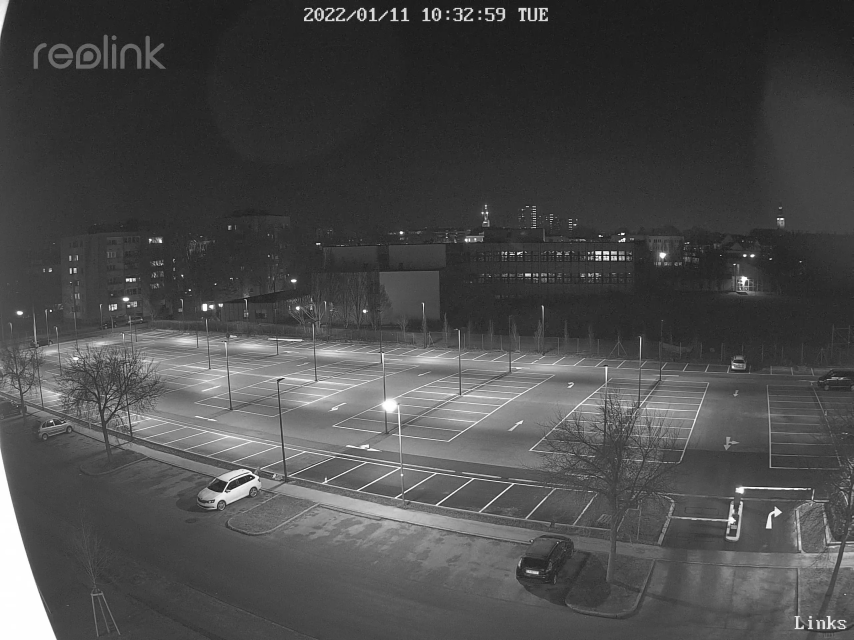
#> input picture data/raw/fh_left.jpg, 2560 x 1920 px (shown at 1/3 size)
$ python -i main.py   (imports and definitions only)
#> lines starting #> are read from the running program, lines starting #| are printed output that depends on the picture; after the words box and inside, x2 and y2 are one past the last pixel; in counts of white or black regions, pixels touching at a corner belong together
import getopt
import math
import pickle
import sys
import operator
import cv2
import numpy as np

RAW_IMAGE_DIRECTORY = '../data/raw/'
PROCESSED_IMAGE_DIRECTORY = '../data/processed/'
EXAMPLE_IMAGE_DIRECTORY = '../data/examples/'

positionList = None
imgOffsetX = 0


def rotateRect(origin, point, angle):
    angle = math.radians(angle)
    originX, originY = origin
    pointX, pointY = point

    qx = originX + math.cos(angle) * (pointX - originX) - math.sin(angle) * (pointY - originY)
    qy = originY + math.sin(angle) * (pointX - originX) + math.cos(angle) * (pointY - originY)

    return int(qx), int(qy)


def getPolygonCenter(polygon):
    xSum = 0
    ySum = 0

    for point in polygon:
        xSum += point[0]
        ySum += point[1]

    x = int(xSum / len(polygon))
    y = int(ySum / len(polygon))

    return (x, y)


def getPolygonBounds(polygon):
    xMax = max(polygon, key=operator.itemgetter(0))[0]
    xMin = min(polygon, key=operator.itemgetter(0))[0]
    yMax = max(polygon, key=operator.itemgetter(1))[1]
    yMin = min(polygon, key=operator.itemgetter(1))[1]

    return (xMin, yMin, xMax, yMax)


def checkParkingSpace(preparedImage, image, outputFilename):
    spaceCounter = 0

    for i, position in enumerate(positionList):
        positionCenter = getPolygonCenter(position)
        positionBounds = getPolygonBounds(position)
        positionArray = np.array(position)

        mask = np.zeros_like(preparedImage)
        cv2.fillPoly(mask, [positionArray], (255, 255, 255))
        cv2.imwrite(EXAMPLE_IMAGE_DIRECTORY + 'mask_' + str(i) + '_' + outputFilename, mask)

        out = cv2.bitwise_and(preparedImage, preparedImage, mask=mask)
        cv2.imwrite(EXAMPLE_IMAGE_DIRECTORY + 'out_' + str(i) + '_' + outputFilename, out)
        testOut = cv2.bitwise_and(image, image, mask=mask)
        cv2.imwrite(EXAMPLE_IMAGE_DIRECTORY + 'testOut_' + str(i) + '_' + outputFilename, testOut)
        croppedOut = out[positionBounds[1]:positionBounds[3], positionBounds[0]:positionBounds[2]]
        cv2.imwrite(EXAMPLE_IMAGE_DIRECTORY + 'croppedOut_' + str(i) + '_' + outputFilename, croppedOut)
        testCroppedOut = testOut[positionBounds[1]:positionBounds[3], positionBounds[0]:positionBounds[2]]
        cv2.imwrite(EXAMPLE_IMAGE_DIRECTORY + 'testCropptedOut_' + str(i) + '_' + outputFilename, testCroppedOut)

        whitePixelCount = cv2.countNonZero(croppedOut)
        totalPixelCount = croppedOut.shape[0] * croppedOut.shape[1]
        whitePixelRatio = whitePixelCount / totalPixelCount

        cv2.putText(image, str('%.2f' % whitePixelRatio), positionCenter, cv2.FONT_HERSHEY_SIMPLEX, 0.5, (255, 0, 255))

        if whitePixelRatio < 0.2:
            color = (0, 255, 0)
            thickness = 1
            spaceCounter += 1
        else:
            color = (0, 0, 255)
            thickness = 3

        cv2.polylines(image, [positionArray], True, color, thickness, cv2.LINE_AA)

    cv2.putText(image, f"Free: {spaceCounter}/{len(positionList)}", (int(image.shape[0] / 2), int(image.shape[1] / 2)),
                cv2.FONT_HERSHEY_SIMPLEX, 1, (0, 200, 0))

    print(f'{spaceCounter}/{len(positionList)}')
    cv2.imwrite(PROCESSED_IMAGE_DIRECTORY + outputFilename, image)


def prepareImage(image):
    grayscaledImage = cv2.cvtColor(image, cv2.COLOR_BGR2GRAY)
    blurredImage = cv2.GaussianBlur(grayscaledImage, (3, 3), 1)
    shapedImage = cv2.adaptiveThreshold(blurredImage, 255, cv2.ADAPTIVE_THRESH_GAUSSIAN_C, cv2.THRESH_BINARY_INV, 45,
                                        16)
    medianImage = cv2.medianBlur(shapedImage, 5)
    kernel = np.ones((5, 5), np.uint8)
    dilatedImage = cv2.dilate(medianImage, kernel, iterations=1)

    return dilatedImage


def extractCmdArguments():
    positionListFileName = ''
    leftInputFileName = ''
    rightInputFileName = ''
    stitchedOutputFileName = ''
    processedOutputFileName = ''
    shouldBeCropped = False

    try:
        opts = getopt.getopt(sys.argv[1:], 'l:r:s:o:i:c')[0]
    except Exception as err:
        print(err, file=sys.stderr)
        sys.exit(2)
    for opt, arg in opts:
        if opt == '-l':
            leftInputFileName = arg
        elif opt == '-r':
            rightInputFileName = arg
        elif opt == '-s':
            stitchedOutputFileName = arg
        elif opt == '-o':
            processedOutputFileName = arg
        elif opt == '-i':
            positionListFileName = arg
        elif opt == '-c':
            shouldBeCropped = True
    if ((not leftInputFileName) or (not rightInputFileName) or (not stitchedOutputFileName) or (
            not processedOutputFileName) or (not positionListFileName)):
        print('Not all required options were provided', file=sys.stderr)
        sys.exit(2)
    return leftInputFileName, rightInputFileName, stitchedOutputFileName, processedOutputFileName, positionListFileName, shouldBeCropped


def stitchImages(leftImageName, rightImageName, stichedImageName):
    leftImage = cv2.imread(RAW_IMAGE_DIRECTORY + leftImageName)
    rightImage = cv2.imread(RAW_IMAGE_DIRECTORY + rightImageName)

    stitcher = cv2.Stitcher.create(cv2.STITCHER_PANORAMA)
    stitchedImage = stitcher.stitch([leftImage, rightImage])[1]
    if shouldBeCropped:
        stitchedImage = stitchedImage[900:stitchedImage.shape[0] - 200, imgOffsetX:stitchedImage.shape[1] - imgOffsetX]

    cv2.imwrite('../data/raw/' + stichedImageName, stitchedImage)

    return stitchedImage


def processImage(image, outputFilename):
    preparedImage = prepareImage(image)
    checkParkingSpace(preparedImage, image, outputFilename)


# [1 line that did not run here, left out]
# [2 lines that did not run here, left out]

# [5 lines not run here, left out]

# [1 line that did not run here, left out]
# [1 line not run here, left out]

>>> import cv2
>>> picture = cv2.imread('../data/raw/fh_left.jpg')
#> picture is the input picture: shape (1920, 2560, 3); min 0, max 255, mean 74.1
>>> result = processImage(picture, 'out.png')
#> in prepareImage, `shapedImage = cv2.adaptiveThreshold(blurredImage, 255, cv2.ADAPTIVE_TH..`:
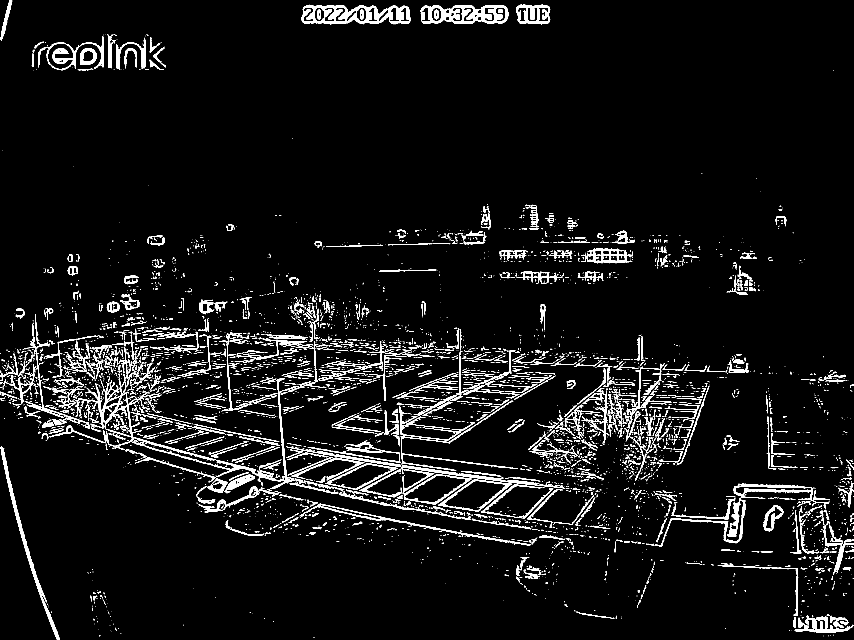
#> shapedImage: shape (1920, 2560) (shown at 1/3 size); 5.1% white; 5147 white regions (3830 under 20 px), largest, box (x1, y1, x2, y2) and area: (904, 14, 1232, 73) 9378, (148, 1042, 647, 1382) 8441, (1262, 15, 1525, 72) 7717
#> in prepareImage, `medianImage = cv2.medianBlur(shapedImage, 5)`:
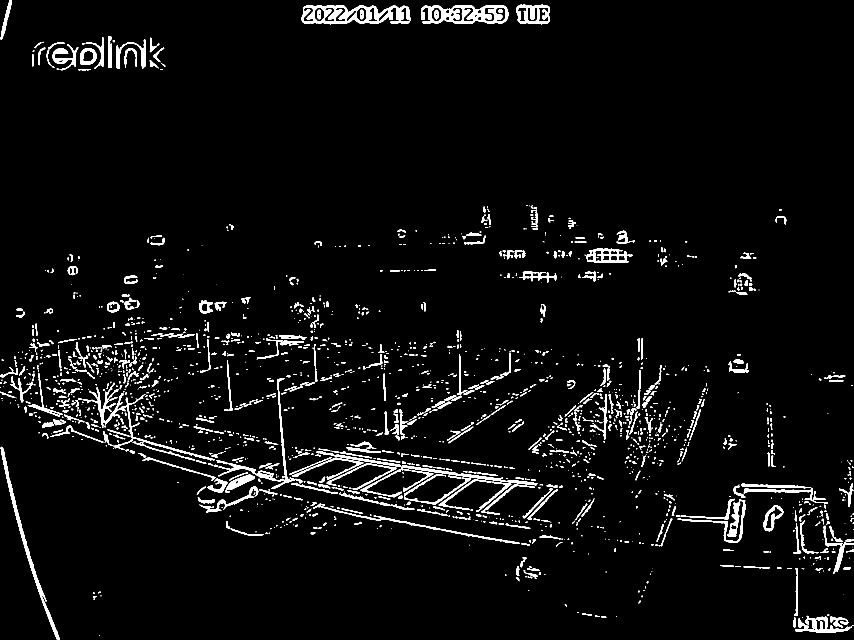
#> medianImage: shape (1920, 2560) (shown at 1/3 size); 3.8% white; 2062 white regions (1049 under 20 px), largest, box (x1, y1, x2, y2) and area: (904, 15, 1232, 73) 9430, (1263, 15, 1525, 72) 7788, (2, 1340, 179, 1920) 5480
#> in prepareImage, `dilatedImage = cv2.dilate(medianImage, kernel, iterations=1)`:
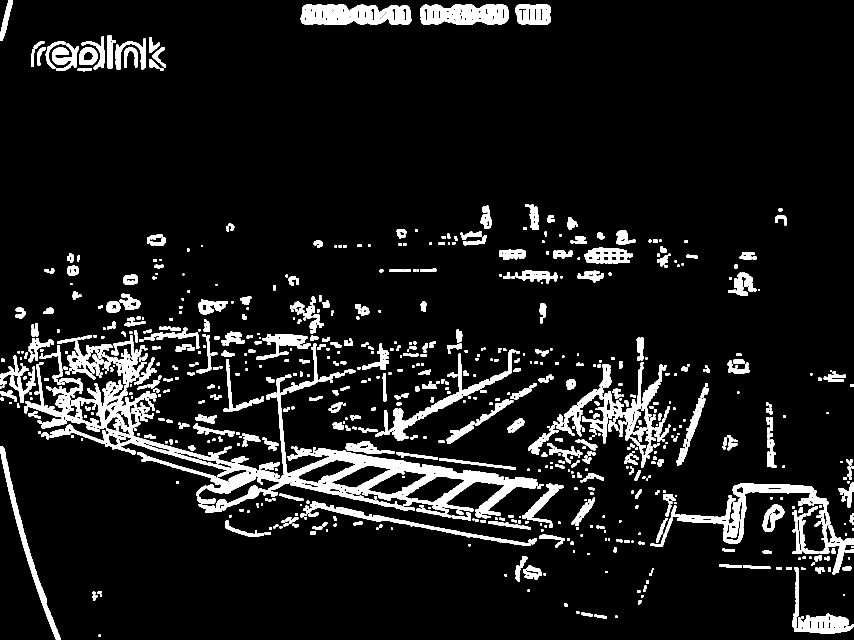
#> dilatedImage: shape (1920, 2560) (shown at 1/3 size); 8.7% white; 1041 white regions (1 under 20 px), largest, box (x1, y1, x2, y2) and area: (412, 1132, 1614, 1547) 60922, (149, 1143, 679, 1394) 21467, (902, 13, 1234, 75) 15593
#> after the loop in checkParkingSpace, `for i, position in enumerate(positionList):`: spaceCounter = 0
#> (the run stopped early here; a loop or call above may not have finished)

$ run again, on data/raw/parking_lot_left.jpg
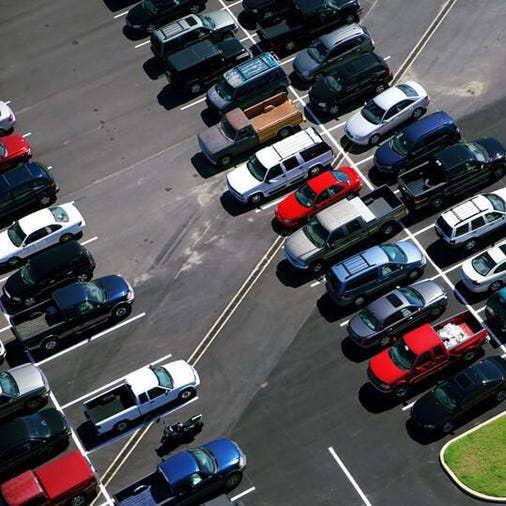
#> input picture data/raw/parking_lot_left.jpg, 506 x 506 px
#> picture is the input picture: shape (506, 506, 3); mean B, G, R 83.8, 80.7, 81.1
#> in prepareImage, `shapedImage = cv2.adaptiveThreshold(blurredImage, 255, cv2.ADAPTIVE_TH..`:
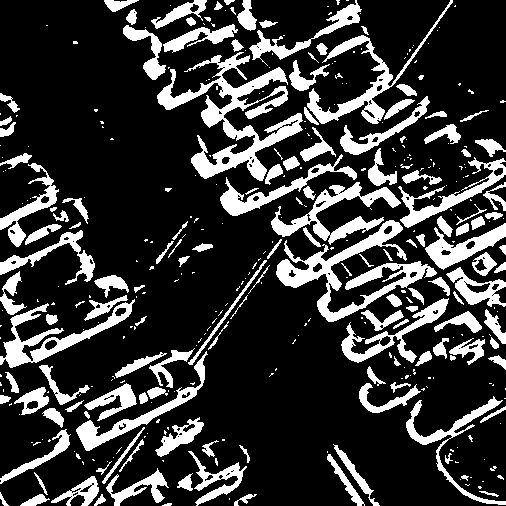
#> shapedImage: shape (506, 506); 21.7% white; 378 white regions (229 under 20 px), largest, box (x1, y1, x2, y2) and area: (157, 52, 303, 181) 5471, (276, 220, 437, 322) 4137, (271, 182, 401, 245) 2314
#> medianImage: shape (506, 506); 20.7% white; 180 white regions (50 under 20 px), largest, box (x1, y1, x2, y2) and area: (157, 54, 302, 184) 5215, (276, 220, 436, 322) 3977, (0, 294, 133, 368) 2804
#> in prepareImage, `dilatedImage = cv2.dilate(medianImage, kernel, iterations=1)`:
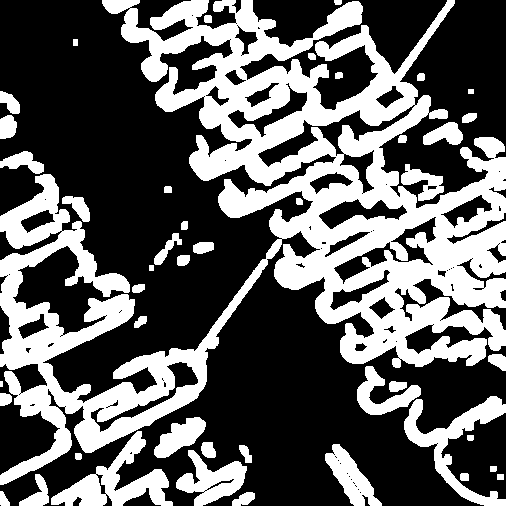
#> dilatedImage: shape (506, 506); 37.2% white; 45 white regions (1 under 20 px), largest, box (x1, y1, x2, y2) and area: (0, 0, 506, 485) 76760, (51, 431, 173, 506) 3291, (404, 396, 506, 506) 3109
#> after the loop in checkParkingSpace, `for i, position in enumerate(positionList):`: spaceCounter = 0

$ run again, on data/raw/parking_lot_right.jpg
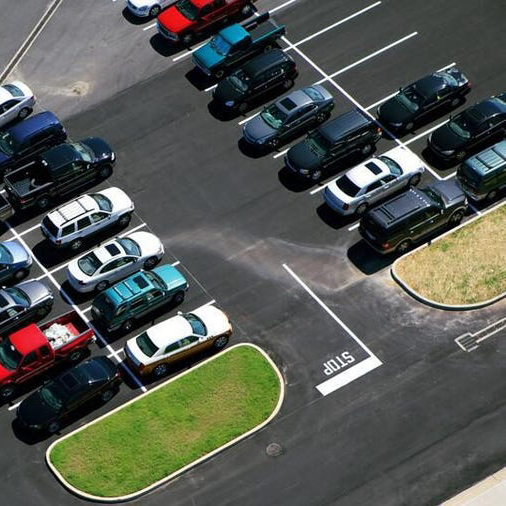
#> input picture data/raw/parking_lot_right.jpg, 506 x 506 px
#> picture is the input picture: shape (506, 506, 3); mean B, G, R 82.5, 88, 84.3
#> in prepareImage, `shapedImage = cv2.adaptiveThreshold(blurredImage, 255, cv2.ADAPTIVE_TH..`:
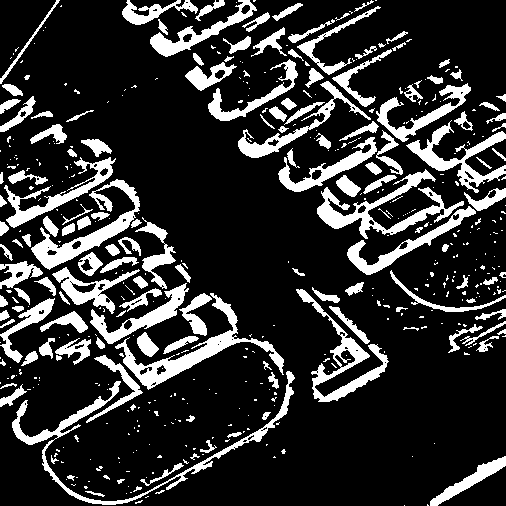
#> shapedImage: shape (506, 506); 19.1% white; 482 white regions (333 under 20 px), largest, box (x1, y1, x2, y2) and area: (12, 371, 295, 505) 2705, (115, 293, 284, 390) 2626, (317, 169, 464, 239) 2508
#> medianImage: shape (506, 506); 17.8% white; 201 white regions (66 under 20 px), largest, box (x1, y1, x2, y2) and area: (116, 294, 248, 389) 2870, (317, 171, 464, 238) 2480, (32, 180, 140, 269) 2113
#> in prepareImage, `dilatedImage = cv2.dilate(medianImage, kernel, iterations=1)`:
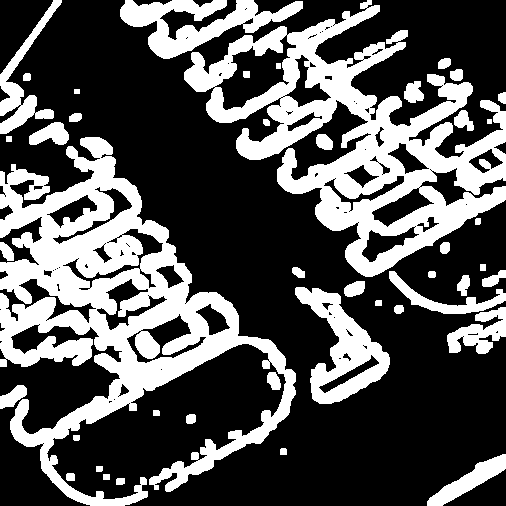
#> dilatedImage: shape (506, 506); 33.4% white; 44 white regions, largest, box (x1, y1, x2, y2) and area: (0, 137, 296, 506) 36226, (184, 0, 506, 277) 29551, (120, 0, 303, 59) 4607
#> after the loop in checkParkingSpace, `for i, position in enumerate(positionList):`: spaceCounter = 0
